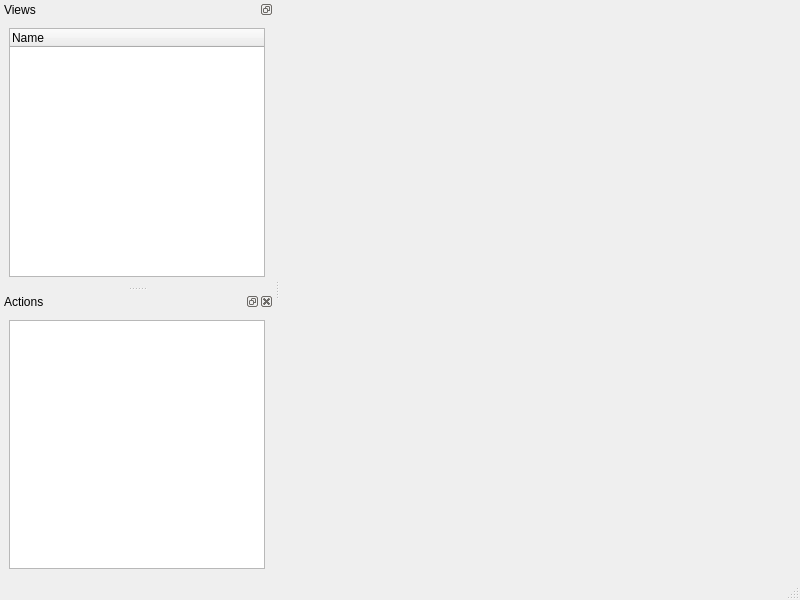
<?xml version="1.0" encoding="UTF-8"?>
<ui version="4.0">
 <class>MainWindow</class>
 <widget class="QMainWindow" name="MainWindow">
  <property name="geometry">
   <rect>
    <x>0</x>
    <y>0</y>
    <width>800</width>
    <height>600</height>
   </rect>
  </property>
  <property name="acceptDrops">
   <bool>true</bool>
  </property>
  <property name="windowTitle">
   <string>MainWindow</string>
  </property>
  <property name="windowIcon">
   <iconset resource="../resources.qrc">
    <normaloff>:/icons/icon.ico</normaloff>:/icons/icon.ico</iconset>
  </property>
  <widget class="QWidget" name="centralwidget">
   <layout class="QVBoxLayout" name="verticalLayout">
    <item>
     <widget class="QStackedWidget" name="stackedWidget"/>
    </item>
   </layout>
  </widget>
  <widget class="QStatusBar" name="statusbar"/>
  <widget class="QDockWidget" name="openFilesDockWidget">
   <property name="features">
    <set>QDockWidget::DockWidgetFloatable|QDockWidget::DockWidgetMovable</set>
   </property>
   <property name="windowTitle">
    <string>Views</string>
   </property>
   <attribute name="dockWidgetArea">
    <number>1</number>
   </attribute>
   <widget class="QWidget" name="dockWidgetContents">
    <layout class="QVBoxLayout" name="verticalLayout_2">
     <item>
      <widget class="QTreeWidget" name="treeWidget">
       <column>
        <property name="text">
         <string>Name</string>
        </property>
       </column>
      </widget>
     </item>
    </layout>
   </widget>
  </widget>
  <widget class="QDockWidget" name="undoDockWidget">
   <property name="windowTitle">
    <string>Actions</string>
   </property>
   <attribute name="dockWidgetArea">
    <number>1</number>
   </attribute>
   <widget class="QWidget" name="dockWidgetContents_2">
    <layout class="QVBoxLayout" name="verticalLayout_3">
     <item>
      <widget class="QUndoView" name="undoView"/>
     </item>
    </layout>
   </widget>
  </widget>
  <action name="actionOpen">
   <property name="text">
    <string>Open</string>
   </property>
  </action>
 </widget>
 <resources>
  <include location="../resources.qrc"/>
 </resources>
 <connections/>
</ui>
